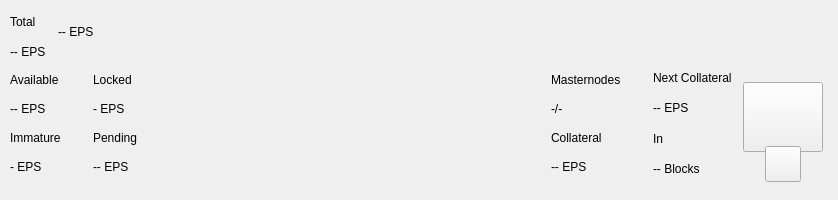
<?xml version="1.0" encoding="UTF-8"?>
<ui version="4.0">
 <class>TopBar</class>
 <widget class="QWidget" name="TopBar">
  <property name="geometry">
   <rect>
    <x>0</x>
    <y>0</y>
    <width>838</width>
    <height>200</height>
   </rect>
  </property>
  <property name="minimumSize">
   <size>
    <width>0</width>
    <height>200</height>
   </size>
  </property>
  <property name="maximumSize">
   <size>
    <width>16777215</width>
    <height>200</height>
   </size>
  </property>
  <property name="windowTitle">
   <string>Form</string>
  </property>
  <layout class="QVBoxLayout" name="verticalLayout_10" stretch="0">
   <property name="spacing">
    <number>0</number>
   </property>
   <property name="leftMargin">
    <number>0</number>
   </property>
   <property name="topMargin">
    <number>0</number>
   </property>
   <property name="rightMargin">
    <number>0</number>
   </property>
   <property name="bottomMargin">
    <number>0</number>
   </property>
   <item>
    <widget class="PFBorderImage" name="containerTop">
     <layout class="QVBoxLayout" name="verticalLayout_11">
      <property name="spacing">
       <number>0</number>
      </property>
      <property name="leftMargin">
       <number>0</number>
      </property>
      <property name="topMargin">
       <number>0</number>
      </property>
      <property name="rightMargin">
       <number>0</number>
      </property>
      <property name="bottomMargin">
       <number>0</number>
      </property>
      <item>
       <widget class="QWidget" name="top_container_2" native="true">
        <property name="minimumSize">
         <size>
          <width>0</width>
          <height>65</height>
         </size>
        </property>
        <layout class="QHBoxLayout" name="top_container">
         <property name="spacing">
          <number>0</number>
         </property>
         <property name="leftMargin">
          <number>10</number>
         </property>
         <property name="topMargin">
          <number>0</number>
         </property>
         <property name="rightMargin">
          <number>10</number>
         </property>
         <property name="bottomMargin">
          <number>0</number>
         </property>
         <item>
          <layout class="QHBoxLayout" name="horizontalLayout_4">
           <property name="spacing">
            <number>12</number>
           </property>
           <property name="rightMargin">
            <number>0</number>
           </property>
           <item>
            <widget class="QWidget" name="widgetAmount" native="true">
             <layout class="QVBoxLayout" name="verticalLayout_2">
              <property name="spacing">
               <number>2</number>
              </property>
              <property name="leftMargin">
               <number>0</number>
              </property>
              <property name="topMargin">
               <number>8</number>
              </property>
              <property name="rightMargin">
               <number>0</number>
              </property>
              <property name="bottomMargin">
               <number>0</number>
              </property>
              <item>
               <widget class="QLabel" name="labelTitle1">
                <property name="text">
                 <string>Total</string>
                </property>
               </widget>
              </item>
              <item>
               <widget class="QLabel" name="labelAmountPiv">
                <property name="text">
                 <string notr="true">-- EPS</string>
                </property>
               </widget>
              </item>
             </layout>
            </widget>
           </item>
           <item alignment="Qt::AlignVCenter">
            <widget class="QWidget" name="widgetTopAmount" native="true">
             <property name="sizePolicy">
              <sizepolicy hsizetype="Preferred" vsizetype="Maximum">
               <horstretch>0</horstretch>
               <verstretch>0</verstretch>
              </sizepolicy>
             </property>
             <layout class="QHBoxLayout" name="horizontalLayout_5">
              <property name="spacing">
               <number>0</number>
              </property>
              <property name="leftMargin">
               <number>0</number>
              </property>
              <property name="topMargin">
               <number>0</number>
              </property>
              <property name="rightMargin">
               <number>0</number>
              </property>
              <property name="bottomMargin">
               <number>0</number>
              </property>
              <item alignment="Qt::AlignTop">
               <widget class="QLabel" name="labelAmountTopPiv">
                <property name="minimumSize">
                 <size>
                  <width>0</width>
                  <height>36</height>
                 </size>
                </property>
                <property name="styleSheet">
                 <string notr="true">padding:0px;margin:0px;</string>
                </property>
                <property name="text">
                 <string notr="true">-- EPS</string>
                </property>
               </widget>
              </item>
             </layout>
            </widget>
           </item>
           <item>
            <spacer name="horizontalSpacer">
             <property name="orientation">
              <enum>Qt::Horizontal</enum>
             </property>
             <property name="sizeHint" stdset="0">
              <size>
               <width>40</width>
               <height>20</height>
              </size>
             </property>
            </spacer>
           </item>
           <item alignment="Qt::AlignRight">
            <widget class="QWidget" name="layoutSync" native="true">
             <property name="minimumSize">
              <size>
               <width>0</width>
               <height>36</height>
              </size>
             </property>
             <property name="maximumSize">
              <size>
               <width>16777215</width>
               <height>36</height>
              </size>
             </property>
             <layout class="QVBoxLayout" name="verticalLayout_9">
              <property name="leftMargin">
               <number>0</number>
              </property>
              <property name="topMargin">
               <number>0</number>
              </property>
              <property name="rightMargin">
               <number>0</number>
              </property>
              <property name="bottomMargin">
               <number>0</number>
              </property>
              <item>
               <widget class="ExpandableButton" name="pushButtonSync" native="true">
                <property name="minimumSize">
                 <size>
                  <width>36</width>
                  <height>36</height>
                 </size>
                </property>
                <property name="maximumSize">
                 <size>
                  <width>16777215</width>
                  <height>36</height>
                 </size>
                </property>
               </widget>
              </item>
             </layout>
            </widget>
           </item>
           <item>
            <widget class="ExpandableButton" name="pushButtonHDUpgrade" native="true">
             <property name="minimumSize">
              <size>
               <width>36</width>
               <height>36</height>
              </size>
             </property>
             <property name="maximumSize">
              <size>
               <width>16777215</width>
               <height>36</height>
              </size>
             </property>
            </widget>
           </item>
           <item>
            <widget class="ExpandableButton" name="pushButtonStack" native="true">
             <property name="minimumSize">
              <size>
               <width>36</width>
               <height>36</height>
              </size>
             </property>
             <property name="maximumSize">
              <size>
               <width>16777215</width>
               <height>36</height>
              </size>
             </property>
            </widget>
           </item>
           <item>
            <widget class="ExpandableButton" name="pushButtonConf" native="true">
             <property name="minimumSize">
              <size>
               <width>36</width>
               <height>36</height>
              </size>
             </property>
             <property name="maximumSize">
              <size>
               <width>16777215</width>
               <height>36</height>
              </size>
             </property>
            </widget>
           </item>
           <item>
            <widget class="ExpandableButton" name="pushButtonMasternodes" native="true">
             <property name="minimumSize">
              <size>
               <width>36</width>
               <height>36</height>
              </size>
             </property>
             <property name="maximumSize">
              <size>
               <width>16777215</width>
               <height>36</height>
              </size>
             </property>
            </widget>
           </item>
           <item>
            <widget class="ExpandableButton" name="pushButtonConsole" native="true">
             <property name="minimumSize">
              <size>
               <width>36</width>
               <height>36</height>
              </size>
             </property>
             <property name="maximumSize">
              <size>
               <width>16777215</width>
               <height>36</height>
              </size>
             </property>
            </widget>
           </item>
           <item>
            <widget class="ExpandableButton" name="pushButtonConnection" native="true">
             <property name="minimumSize">
              <size>
               <width>36</width>
               <height>36</height>
              </size>
             </property>
             <property name="maximumSize">
              <size>
               <width>16777215</width>
               <height>36</height>
              </size>
             </property>
            </widget>
           </item>
           <item>
            <widget class="ExpandableButton" name="pushButtonTor" native="true">
             <property name="minimumSize">
              <size>
               <width>36</width>
               <height>36</height>
              </size>
             </property>
             <property name="maximumSize">
              <size>
               <width>16777215</width>
               <height>36</height>
              </size>
             </property>
            </widget>
           </item>
           <item>
            <widget class="ExpandableButton" name="pushButtonLock" native="true">
             <property name="sizePolicy">
              <sizepolicy hsizetype="Expanding" vsizetype="Expanding">
               <horstretch>0</horstretch>
               <verstretch>0</verstretch>
              </sizepolicy>
             </property>
             <property name="minimumSize">
              <size>
               <width>36</width>
               <height>0</height>
              </size>
             </property>
             <property name="maximumSize">
              <size>
               <width>16777215</width>
               <height>36</height>
              </size>
             </property>
            </widget>
           </item>
           <item>
            <widget class="ExpandableButton" name="pushButtonTheme" native="true">
             <property name="minimumSize">
              <size>
               <width>36</width>
               <height>36</height>
              </size>
             </property>
             <property name="maximumSize">
              <size>
               <width>16777215</width>
               <height>36</height>
              </size>
             </property>
            </widget>
           </item>
          </layout>
         </item>
        </layout>
       </widget>
      </item>
      <item>
       <widget class="QWidget" name="bottom_container" native="true">
        <property name="minimumSize">
         <size>
          <width>0</width>
          <height>135</height>
         </size>
        </property>
        <layout class="QHBoxLayout" name="botton_container">
         <property name="leftMargin">
          <number>10</number>
         </property>
         <property name="topMargin">
          <number>0</number>
         </property>
         <property name="rightMargin">
          <number>10</number>
         </property>
         <property name="bottomMargin">
          <number>10</number>
         </property>
         <item>
          <layout class="QHBoxLayout" name="horizontalLayout_3">
           <property name="spacing">
            <number>0</number>
           </property>
           <property name="bottomMargin">
            <number>9</number>
           </property>
           <item>
            <layout class="QVBoxLayout" name="verticalLayout_7">
             <property name="spacing">
              <number>0</number>
             </property>
             <property name="leftMargin">
              <number>0</number>
             </property>
             <property name="rightMargin">
              <number>0</number>
             </property>
             <item>
              <layout class="QHBoxLayout" name="horizontalLayout_2">
               <property name="spacing">
                <number>0</number>
               </property>
               <item>
                <layout class="QVBoxLayout" name="verticalLayout_6">
                 <item>
                  <widget class="QLabel" name="labelTitle5">
                   <property name="text">
                    <string>Available</string>
                   </property>
                  </widget>
                 </item>
                 <item>
                  <widget class="QLabel" name="labelAvailablePiv">
                   <property name="text">
                    <string>-- EPS</string>
                   </property>
                  </widget>
                 </item>
                 <item>
                  <widget class="QLabel" name="labelTitle4">
                   <property name="text">
                    <string>Immature</string>
                   </property>
                  </widget>
                 </item>
                 <item>
                  <widget class="QLabel" name="labelImmaturePiv">
                   <property name="text">
                    <string notr="true">- EPS</string>
                   </property>
                  </widget>
                 </item>
                </layout>
               </item>
               <item>
                <layout class="QVBoxLayout" name="verticalLayout_8">
                 <property name="leftMargin">
                  <number>32</number>
                 </property>
                 <item>
                  <widget class="QLabel" name="labelTitle6">
                   <property name="text">
                    <string>Locked</string>
                   </property>
                  </widget>
                 </item>
                 <item>
                  <widget class="QLabel" name="labelLockedPiv">
                   <property name="text">
                    <string>- EPS</string>
                   </property>
                  </widget>
                 </item>
                 <item>
                  <widget class="QLabel" name="labelTitle3">
                   <property name="text">
                    <string>Pending</string>
                   </property>
                  </widget>
                 </item>
                 <item>
                  <widget class="QLabel" name="labelPendingPiv">
                   <property name="text">
                    <string notr="true">-- EPS</string>
                   </property>
                  </widget>
                 </item>
                </layout>
               </item>
              </layout>
             </item>
            </layout>
           </item>
          </layout>
         </item>
         <item>
          <spacer name="horizontalSpacer_2">
           <property name="orientation">
            <enum>Qt::Horizontal</enum>
           </property>
           <property name="sizeHint" stdset="0">
            <size>
             <width>40</width>
             <height>20</height>
            </size>
           </property>
          </spacer>
         </item>
         <item>
          <layout class="QHBoxLayout" name="horizontalLayout_6">
           <property name="spacing">
            <number>0</number>
           </property>
           <property name="rightMargin">
            <number>0</number>
           </property>
           <property name="bottomMargin">
            <number>9</number>
           </property>
           <item>
            <layout class="QVBoxLayout" name="verticalLayout_5">
             <item>
              <widget class="QLabel" name="labelMasternodesTitle">
               <property name="text">
                <string>Masternodes</string>
               </property>
              </widget>
             </item>
             <item>
              <widget class="QLabel" name="labelMasternodeCount">
               <property name="text">
                <string>-/-</string>
               </property>
              </widget>
             </item>
             <item>
              <widget class="QLabel" name="labelTitle8">
               <property name="text">
                <string>Collateral</string>
               </property>
              </widget>
             </item>
             <item>
              <widget class="QLabel" name="labelCollateralPiv">
               <property name="text">
                <string notr="true">-- EPS</string>
               </property>
              </widget>
             </item>
            </layout>
           </item>
           <item>
            <widget class="QWidget" name="widgetNextCollateral" native="true">
             <layout class="QVBoxLayout" name="verticalLayout_12">
              <property name="leftMargin">
               <number>32</number>
              </property>
              <property name="topMargin">
               <number>0</number>
              </property>
              <property name="rightMargin">
               <number>0</number>
              </property>
              <property name="bottomMargin">
               <number>0</number>
              </property>
              <item>
               <widget class="QLabel" name="labelNextMasternodesTitle">
                <property name="text">
                 <string>Next Collateral</string>
                </property>
               </widget>
              </item>
              <item>
               <widget class="QLabel" name="labelNextCollateralValue">
                <property name="text">
                 <string>-- EPS</string>
                </property>
               </widget>
              </item>
              <item>
               <widget class="QLabel" name="labelTitle9">
                <property name="text">
                 <string>In</string>
                </property>
               </widget>
              </item>
              <item>
               <widget class="QLabel" name="labelNextCollateralBlocks">
                <property name="text">
                 <string notr="true">-- Blocks</string>
                </property>
               </widget>
              </item>
             </layout>
            </widget>
           </item>
          </layout>
         </item>
         <item>
          <widget class="QWidget" name="qrContainer" native="true">
           <property name="sizePolicy">
            <sizepolicy hsizetype="Preferred" vsizetype="Minimum">
             <horstretch>0</horstretch>
             <verstretch>0</verstretch>
            </sizepolicy>
           </property>
           <property name="minimumSize">
            <size>
             <width>90</width>
             <height>110</height>
            </size>
           </property>
           <property name="maximumSize">
            <size>
             <width>90</width>
             <height>110</height>
            </size>
           </property>
           <layout class="QVBoxLayout" name="containerQR">
            <property name="spacing">
             <number>0</number>
            </property>
            <property name="leftMargin">
             <number>5</number>
            </property>
            <property name="topMargin">
             <number>10</number>
            </property>
            <property name="rightMargin">
             <number>5</number>
            </property>
            <property name="bottomMargin">
             <number>0</number>
            </property>
            <item>
             <widget class="QPushButton" name="btnQr">
              <property name="minimumSize">
               <size>
                <width>70</width>
                <height>70</height>
               </size>
              </property>
              <property name="maximumSize">
               <size>
                <width>16777215</width>
                <height>70</height>
               </size>
              </property>
              <property name="focusPolicy">
               <enum>Qt::NoFocus</enum>
              </property>
              <property name="text">
               <string/>
              </property>
              <property name="iconSize">
               <size>
                <width>70</width>
                <height>70</height>
               </size>
              </property>
             </widget>
            </item>
            <item>
             <spacer name="verticalSpacer">
              <property name="orientation">
               <enum>Qt::Vertical</enum>
              </property>
              <property name="sizeType">
               <enum>QSizePolicy::Fixed</enum>
              </property>
              <property name="sizeHint" stdset="0">
               <size>
                <width>20</width>
                <height>20</height>
               </size>
              </property>
             </spacer>
            </item>
            <item alignment="Qt::AlignHCenter|Qt::AlignBottom">
             <widget class="QPushButton" name="pushButtonQR">
              <property name="minimumSize">
               <size>
                <width>36</width>
                <height>36</height>
               </size>
              </property>
              <property name="maximumSize">
               <size>
                <width>36</width>
                <height>36</height>
               </size>
              </property>
              <property name="focusPolicy">
               <enum>Qt::NoFocus</enum>
              </property>
              <property name="text">
               <string/>
              </property>
             </widget>
            </item>
           </layout>
          </widget>
         </item>
        </layout>
       </widget>
      </item>
     </layout>
    </widget>
   </item>
  </layout>
 </widget>
 <customwidgets>
  <customwidget>
   <class>PFBorderImage</class>
   <extends>QFrame</extends>
   <header>qt/pivx/pfborderimage.h</header>
   <container>1</container>
  </customwidget>
  <customwidget>
   <class>ExpandableButton</class>
   <extends>QWidget</extends>
   <header>qt/pivx/expandablebutton.h</header>
   <container>1</container>
  </customwidget>
 </customwidgets>
 <resources/>
 <connections/>
</ui>
